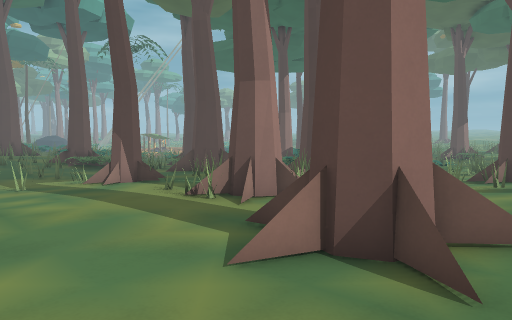
view 1 (above)

24 first-person views from a walk through a Godot game level. The camera is 1.4 m above the floor, tilts 4° down and sees 70° across. The floor is counted in squares, 1 m on a side. Each view is taken from the middle of a square. On the plan, view 1 faces up. The plan holds only what a view shows up to about 16 squares ahead; the rest is blank. The place goes on beyond the plan. Surface patterns are stand-ins for the level's own textures.

view 2
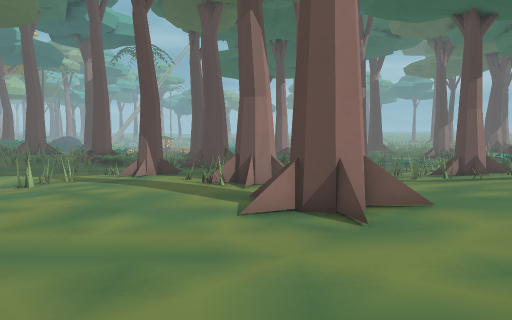

view 3
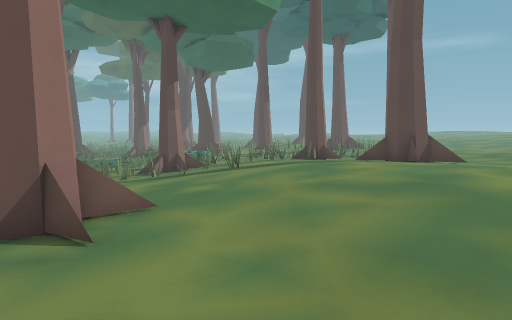

view 4
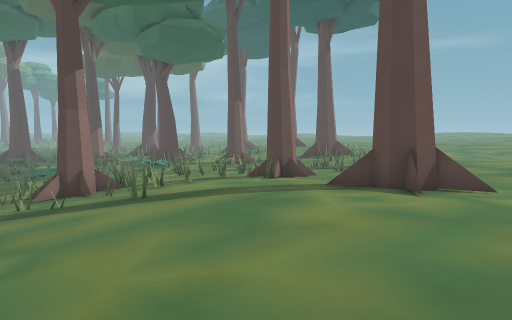

view 5
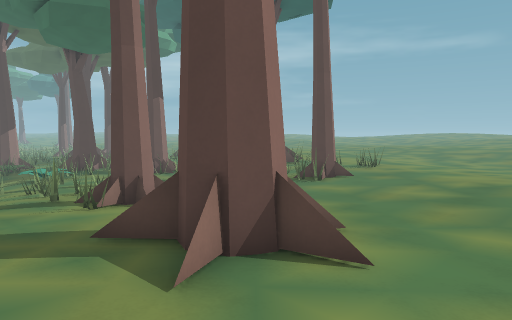

view 6
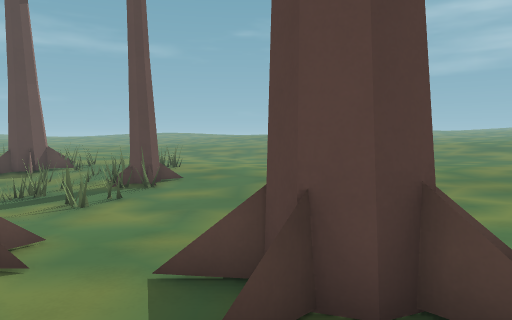

view 7
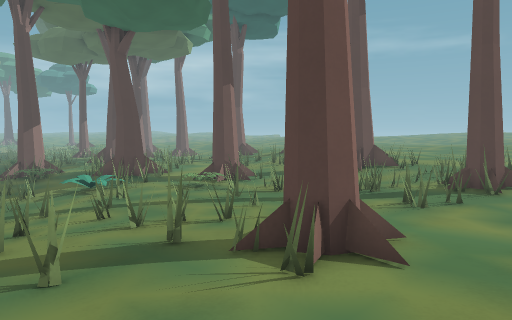

view 8
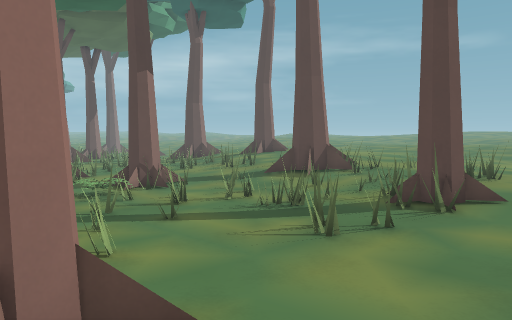

view 9
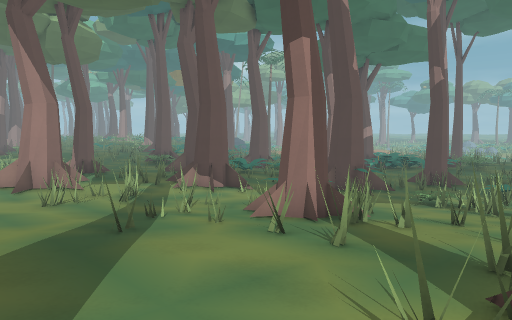

view 10
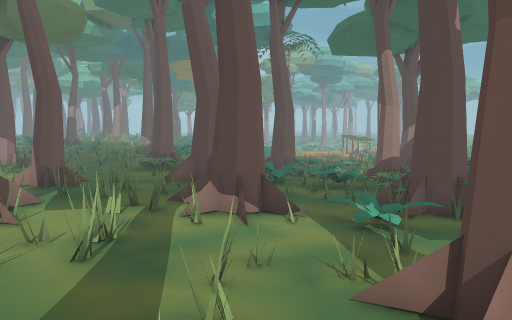

view 11
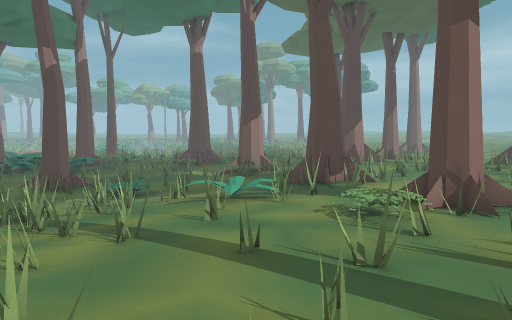

view 12
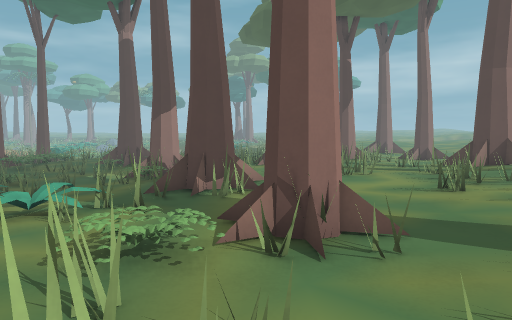

view 13
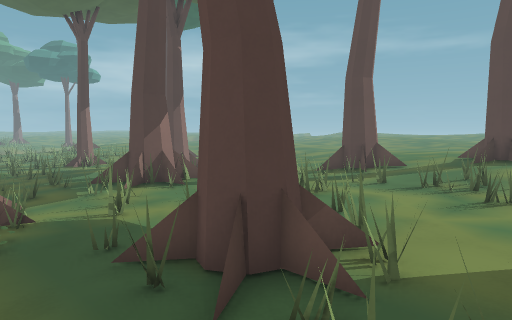

view 14
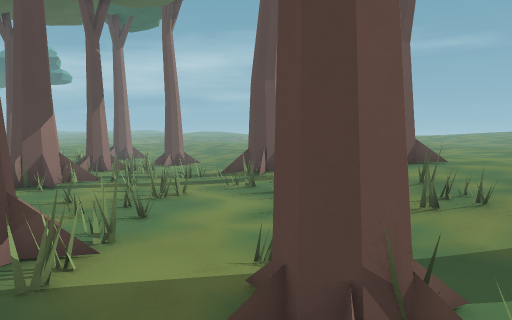

view 15
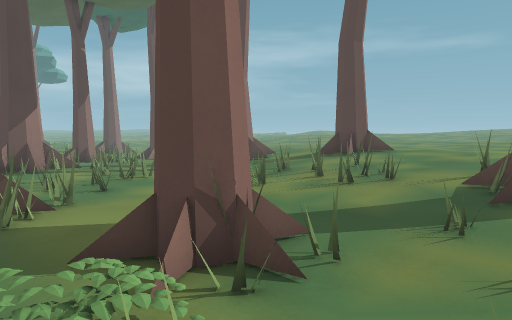

view 16
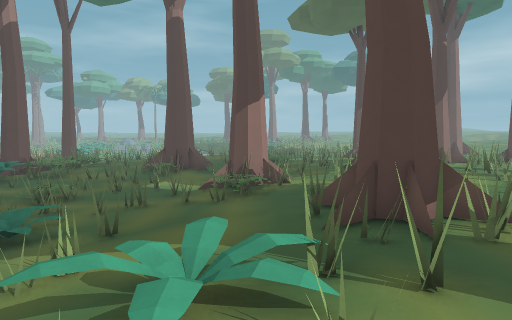

view 17
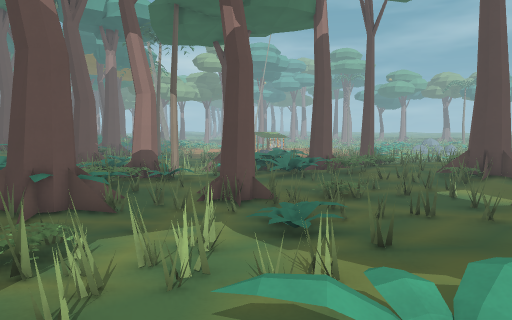

view 18
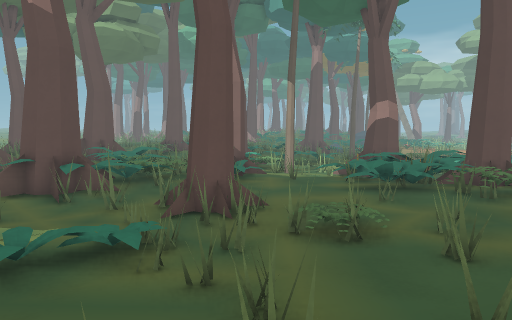

view 19
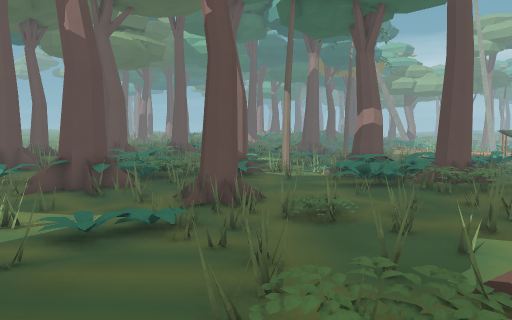

view 20
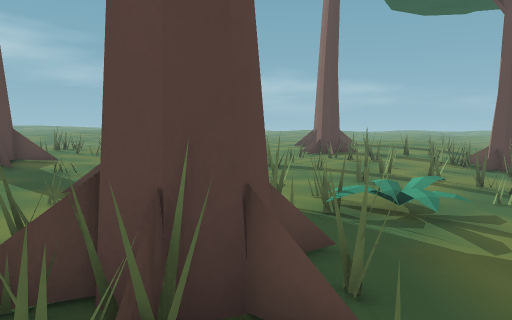

view 21
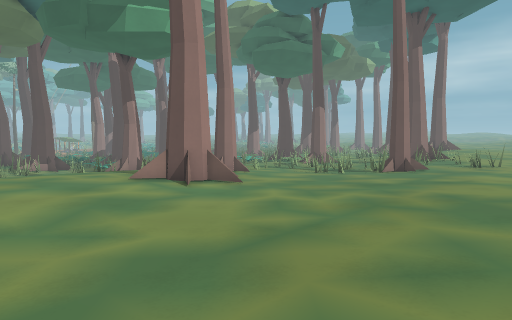

view 22
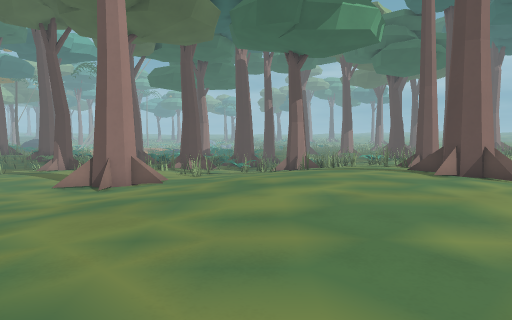

view 23
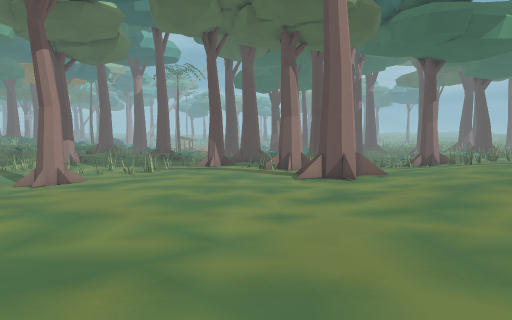

view 24
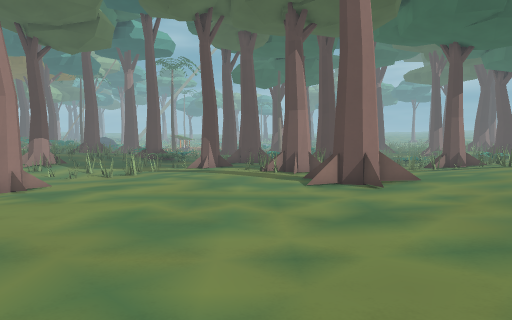

### Floor plan
Key: @ floor where view 1 was taken; # wall or solid block; x gap in a wall; . main floor; : floor 0.25 m higher than the main floor; - floor 0.25 m lower than the main floor; + floor 0.5 m higher than the main floor; _ floor 0.5 m lower than the main floor; * floor 0.75 m higher than the main floor; < floor 0.75 m lower than the main floor; ( floor 1 m lower than the main floor; / step, stairs or slope; = window, fence, low wall or low ledge; v drop or lower ground; T thing the floor can be seen under or through.
Columns run from 7 left of view 1 to 29 right of it. Each row starts with its distance up from view 1.
 38                           _=
 37                      #    /_=
 36             ==     ###    /_--
 35          == ###     #     /=--
 34          #==##===#  =     __-
 33         # ._===#==#=#    #=#=#
 32         #v.#=== #====<<  ===####=--
 31          =x==#=# =#=##< #=#====-#--
 30          =-===== #=#===##=#===--=-==
 29          =<##<<x<==######=#=-------=-
 28         ###= << #==<###=/_##---=----=
 27          #=<<< =#=======/_---=--=--..
 26          ##===####===<<__=-=---#=-.=.
 25          #=##=T#=##/<<<__-##-==---...
 24         =<==#=T===(//#___###=#=--.=..
 23          ==--=TT ((/<<___-##=#---.===
 22         ..=.-TTT =#=<=__-==#=----===:
 21        =====#TT #=#=====/#------..#=#
 20        #===####====##==//-#--==-..#=#
 19        =======#=<####=#=-=--##--...=:
 18    =##  #=__===<< =#=_----//##=....::
 17    _#=  ##=_. #==__#TT-#--//===.=.=:=
 16   ==-#=-###==_=#=#_#==T----=---=..##
 15   =####=###=#_=#=#=- #=.==-#=-....##=
 14 ==##===###= __####==T=....##-#=..::==
 13 #=##--==##=#_===##=#.#=..==....==:=:=
 12 =----=#---==##=#=#...===.....==#==::=
 11 -----==#=-###-==##==.##==....#==#=:=
 10 -----=###-==---====#:=#....##.=#=#:=
  9 -----==#=--=--...::::=##...#=.##  :=#
  8 ----..------....=::::#=::.....=#::::
  7 ---...--   ....:::::::::::..:::::::
  6 --.....=##=...:::++++::::::::::::::
  5 --......##...:::++++/##=:::::::::+::
  4 -......=##..:::++++++##::::::::++++:
  3 ........./.:::+++++++##:::::::+++++:
  2 ...........:::++++++++/:::::+++++
  1 ..........:::++++++++++::::+++++
  0 .......@..::++++++++++++:++++++
 -1 .........:::++++++++++++++++++++
 -2 .........:::+++++++++++++++++++++
 -3 ........:::++++++++ +++++++++***++
 -4 :......::::++++++++ ++++++++*  *+++
 -5  :.....::: +++++++   ++++++*    *++
 -6  :::.:::::  +++++     +++++
 -7   :::::::
 -8    :::::
 -9               +         +
-10
-11      +

Positions as (right, up) in squares from view 1, and headings:
1: (0, 0), facing up
2: (0, -3), facing up
3: (0, -2), facing up-right
4: (5, 0), facing up-right
5: (11, 0), facing up-right
6: (11, 5), facing right
7: (11, 6), facing up-right
8: (15, 6), facing up-right
9: (15, 6), facing up-left
10: (10, 9), facing up-left
11: (17, 10), facing up
12: (21, 13), facing up
13: (16, 20), facing up-right
14: (19, 17), facing up-right
15: (19, 15), facing up-right
16: (17, 17), facing up
17: (17, 18), facing up-left
18: (17, 27), facing left
19: (19, 27), facing left
20: (19, 27), facing down
21: (17, -9), facing up
22: (7, -9), facing up
23: (-2, -11), facing up
24: (-2, -8), facing up
